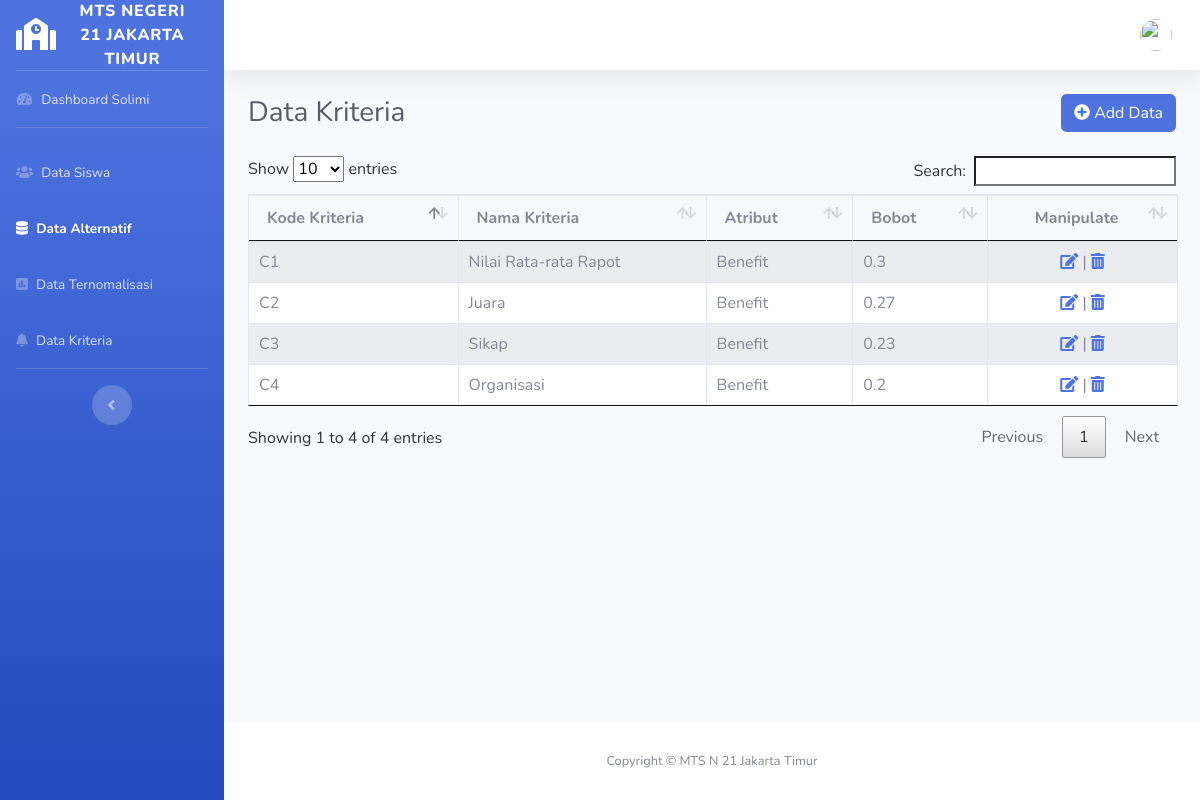
Page /kriteria.php on the committed database.
### tables this page shows
CREATE TABLE `kriteria` (
  `id_kriteria` int(11) NOT NULL,
  `kode_kriteria` varchar(30) DEFAULT NULL,
  `nama_kriteria` varchar(100) DEFAULT NULL,
  `atribut` varchar(50) DEFAULT NULL,
  `bobot` varchar(50) DEFAULT NULL
);

### kriteria.php (the view, shortened to what this page needs)
<?php
  include 'system/database.php';
 ?>
<!DOCTYPE html>
 <html lang="en">
<head>
  <link rel="stylesheet" type="text/css" href="css/dataTables.bootstrap4.min.css">
  <link rel="stylesheet" type="text/css" href="css/jquery.dataTables.css">
  <link href="vendor/fontawesome-free/css/all.min.css" rel="stylesheet" type="text/css">
  <link href="css/sb-admin-2.min.css" rel="stylesheet">
</head>
<body id="page-top">
  <div id="wrapper">
    <ul class="navbar-nav bg-gradient-primary sidebar sidebar-dark accordion" id="accordionSidebar">
      <a class="sidebar-brand d-flex align-items-center justify-content-center" href="index.html">
        <div class="sidebar-brand-icon">
          <i class="fas fa-school" style="color:#ffffff"></i>
        </div>
        <div class="sidebar-brand-text mx-3">MTS Negeri 21 Jakarta Timur</div>
      </a>
      <hr class="sidebar-divider my-0">
      <li class="nav-item">
        <a class="nav-link" href="dashboard.php">
          <i class="fas fa-fw fa-tachometer-alt"></i>
          <span>Dashboard Solimi</span></a>
      </li>
      <hr class="sidebar-divider">
      <li class="nav-item">
        <a class="nav-link" href="siswa.php">
          <i class="fas fa-users"></i>
          <span>Data Siswa</span></a>
      </li>
      <li class="nav-item active">
        <a class="nav-link" href="alternatif.php">
          <i class="fas fa-database"></i>
          <span>Data Alternatif</span></a>
      </li>
      <li class="nav-item">
        <a class="nav-link" href="hasil.php">
          <i class="fas fa-poll"></i>
          <span>Data Ternomalisasi</span></a>
      </li>
      <li class="nav-item">
        <a class="nav-link" href="kriteria.php">
          <i class="fas fa-bell"></i>
          <span>Data Kriteria</span></a>
      </li>
      <hr class="sidebar-divider d-none d-md-block">
      <div class="text-center d-none d-md-inline">
        <button class="rounded-circle border-0" id="sidebarToggle"></button>
      </div>
    </ul>
    <div id="content-wrapper" class="d-flex flex-column">
      <div id="content">
        <nav class="navbar navbar-expand navbar-light bg-white topbar mb-4 static-top shadow">
          <ul class="navbar-nav ml-auto">
            <li class="nav-item dropdown no-arrow">
              <a class="nav-link dropdown-toggle" href="#" id="userDropdown" role="button" data-toggle="dropdown" aria-haspopup="true" aria-expanded="false">
                <img class="img-profile rounded-circle" src="img/profile-admin.jpg">
              </a>
            </li>
          </ul>
        </nav>
        <div class="container-fluid">
          <div class="d-sm-flex align-items-center justify-content-between mb-4">
            <h1 class="h3 mb-0 text-gray-800">Data Kriteria</h1>
            <a href="" class="btn btn-primary" data-toggle="modal" data-target="#modal-tambah"><i class="fas fa-plus-circle"></i> Add Data</a>
          </div>
          <div class="row">
            <div class="col-md-12">
              <table id="myTable" class="table table-bordered table-striped table">
                <thead>
                  <tr>
                    <th>Kode Kriteria</th>
                    <th>Nama Kriteria</th>
                    <th>Atribut</th>
                    <th>Bobot</th>
                    <th class="text-center">Manipulate</th>
                  </tr>
                </thead>
                <tbody>
                  <?php
                    $query = mysqli_query($connection, "SELECT id_kriteria, kode_kriteria, nama_kriteria, atribut, bobot FROM kriteria");
                    while ($criteria = mysqli_fetch_array($query)) {
                   ?>
                  <tr >
                    <td><?php echo $criteria['kode_kriteria'] ?></td>
                    <td><?php echo $criteria['nama_kriteria'] ?></td>
                    <td><?php echo $criteria['atribut'] ?></td>
                    <td><?php echo $criteria['bobot'] ?></td>
                    <td class="text-center font color=black"><a href="kriteria.php?id_kriteria=<?php echo  $criteria['kode_kriteria'] ?>" data-toggle="modal" data-target="#modal-edit<?php echo $criteria['id_kriteria'] ?>"><i class='fas fa-edit'></i></a> | <a href="hapus_kriteria.php?id_kriteria=<?php echo $criteria['id_kriteria'] ?>"><i class='fas fa-trash-alt'></i></a></td>
                  </tr>
                  <?php
                    }
                   ?>
                </tbody>
              </table>
            </div>
          </div>
        </div>
      </div>
      <footer class="sticky-footer bg-white">
        <div class="container my-auto">
          <div class="copyright text-center my-auto">
            <span>Copyright &copy; MTS N 21 Jakarta Timur</span>
          </div>
        </div>
      </footer>
    </div>
  </div>
</body>
</html>

### rows in the picture
kriteria: kode_kriteria "C1", nama_kriteria "Nilai Rata-rata Rapot", atribut "Benefit", bobot "0.3"
kriteria: kode_kriteria "C2", nama_kriteria "Juara", atribut "Benefit", bobot "0.27"
kriteria: kode_kriteria "C3", nama_kriteria "Sikap", atribut "Benefit", bobot "0.23"
kriteria: kode_kriteria "C4", nama_kriteria "Organisasi", atribut "Benefit", bobot "0.2"
